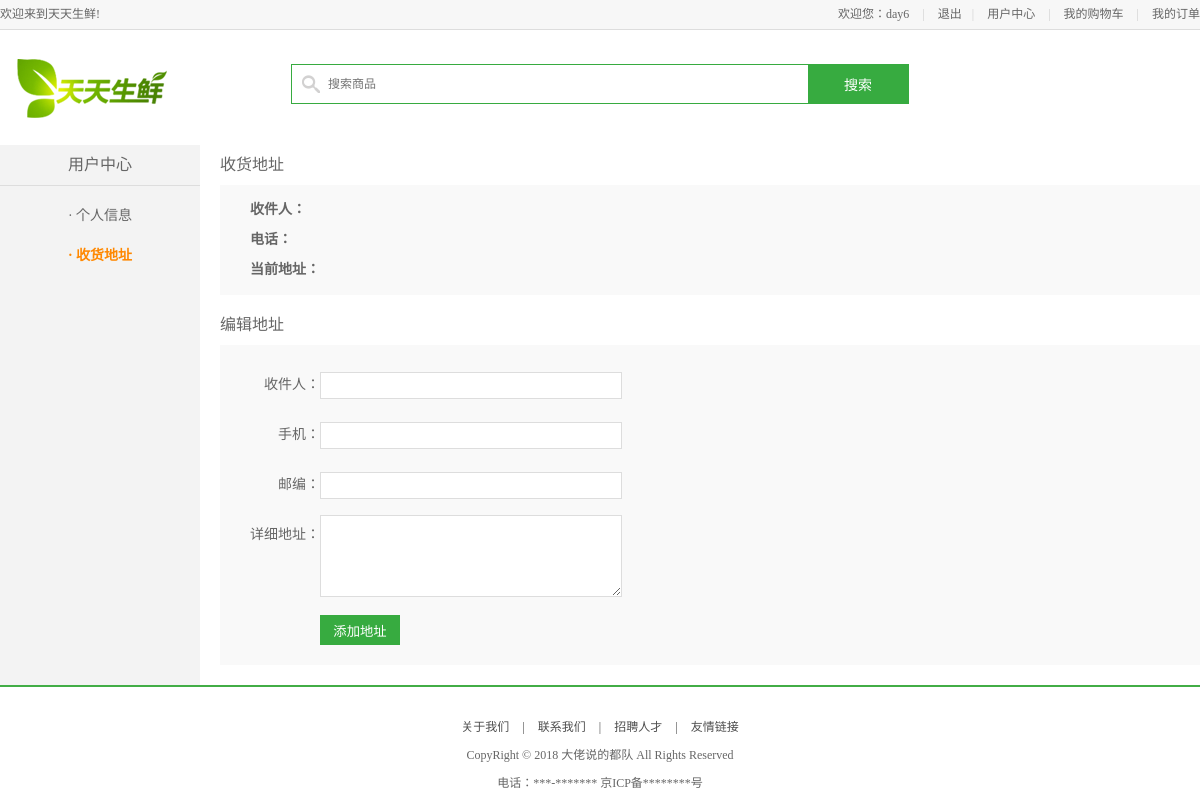
Page /user/address (signed in) on the earlier database version.
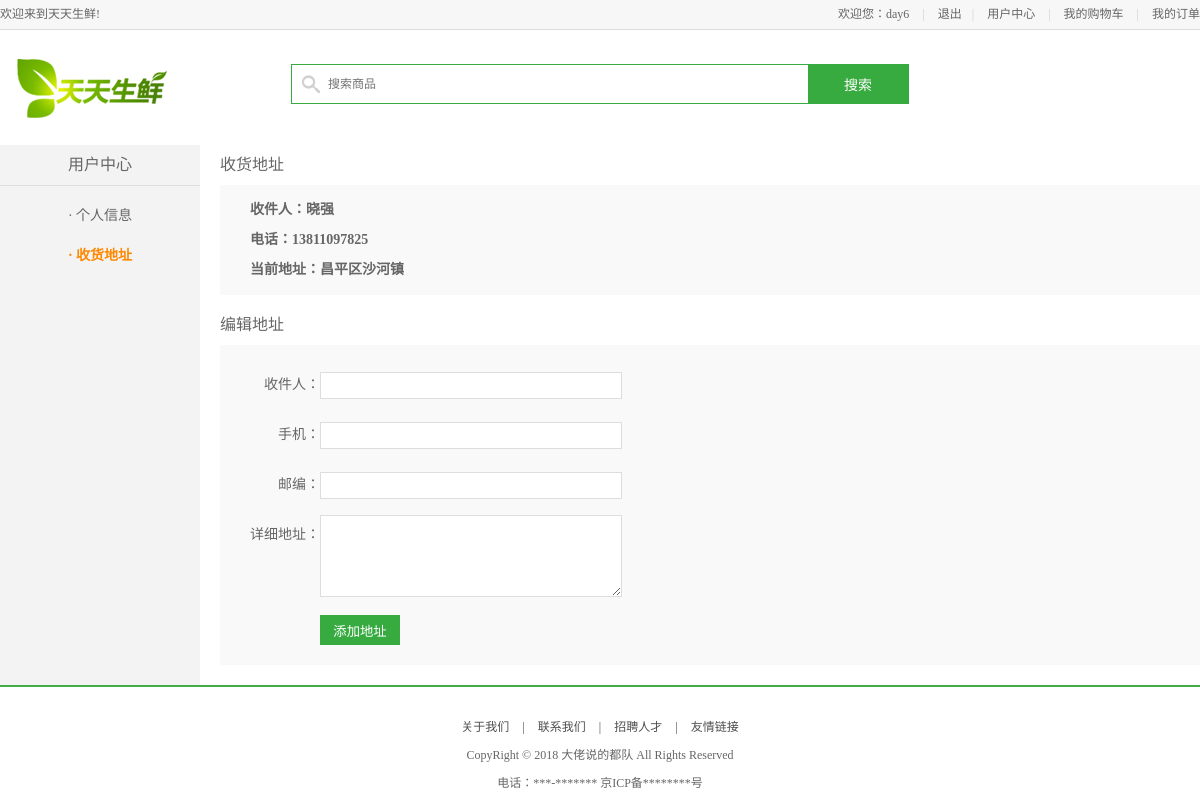
Same page on the later database version.
### apps/user/models.py (models this page shows)
class Address(BaseModel):
    user = models.ForeignKey("User", verbose_name="所属账户")
    receiver = models.CharField(max_length=20, verbose_name="收件人")
    addr = models.CharField(max_length=256, verbose_name="收件地址")
    zip_code = models.CharField(max_length=6, null=True, verbose_name="邮政编码")
    phone = models.CharField(max_length=11, verbose_name="联系电话")
    is_default = models.BooleanField(default=False, verbose_name="是否默认")
    objects = AddressManager()
    class Meta:
        db_table = "db_address"
        verbose_name = "地址"
        verbose_name_plural = verbose_name

### apps/user/views.py (the view, shortened to what this page needs)
class AddressView(LoginRequiredMixin, View):
    def get(self, request):
        user = request.user
        address = Address.objects.get_default_address(user)
        return render(request, "df_user/user_center_site.html", {'address': address})

### apps/user/models.py (called while the page is built)
    def get_default_address(self, user):
        try:
            address = self.get(user=user, is_default=True)
        except self.model.DoesNotExist:
            address = None
        return address

### templates/df_user/user_center_site.html (shortened to what this page needs)
{% extends 'base.html' %}
{% block center_body %}
	<div class="main_con clearfix">
		<div class="left_menu_con clearfix">
			<h3>用户中心</h3>
			<ul>
                <li><a href="{% url "df_user:user" %}">· 个人信息</a></li>
				<li><a href="{% url "df_user:address" %}" class="active">· 收货地址</a></li>
			</ul>
		</div>
		<div class="right_content clearfix">
				<h3 class="common_title2">收货地址</h3>
				<div class="site_con">
					<dl>
                        <dt>收件人：{{ address.receiver }}</dt>
                        <dt>电话：{{ address.phone }}</dt>
                        <dt>当前地址：{{ address.addr }}</dt>
					</dl>
				</div>
				<h3 class="common_title2">编辑地址</h3>
				<div class="site_con">
					<form  method="post">
						<div class="form_group">
							<label>收件人：</label>
							<input type="text" name="receiver" >
						</div>
                        <div class="form_group">
                            <label>手机：</label>
                            <input type="text" name="phone" >
                        </div>
                        <div class="form_group">
                            <label>邮编：</label>
                            <input type="text" name="zip_code" >
                        </div>
                        <div class="form_group form_group2">
                            <label>详细地址：</label>
                            <textarea class="site_area" name="addr" ></textarea>
                        </div>
						<input type="submit" name="" value="添加地址" class="info_submit">
					</form>
				</div>
		</div>
	</div>
{% endblock center_body %}

Differences in the rows shown:
added Address: receiver "晓强", phone "13811097825", addr "昌平区沙河镇"
